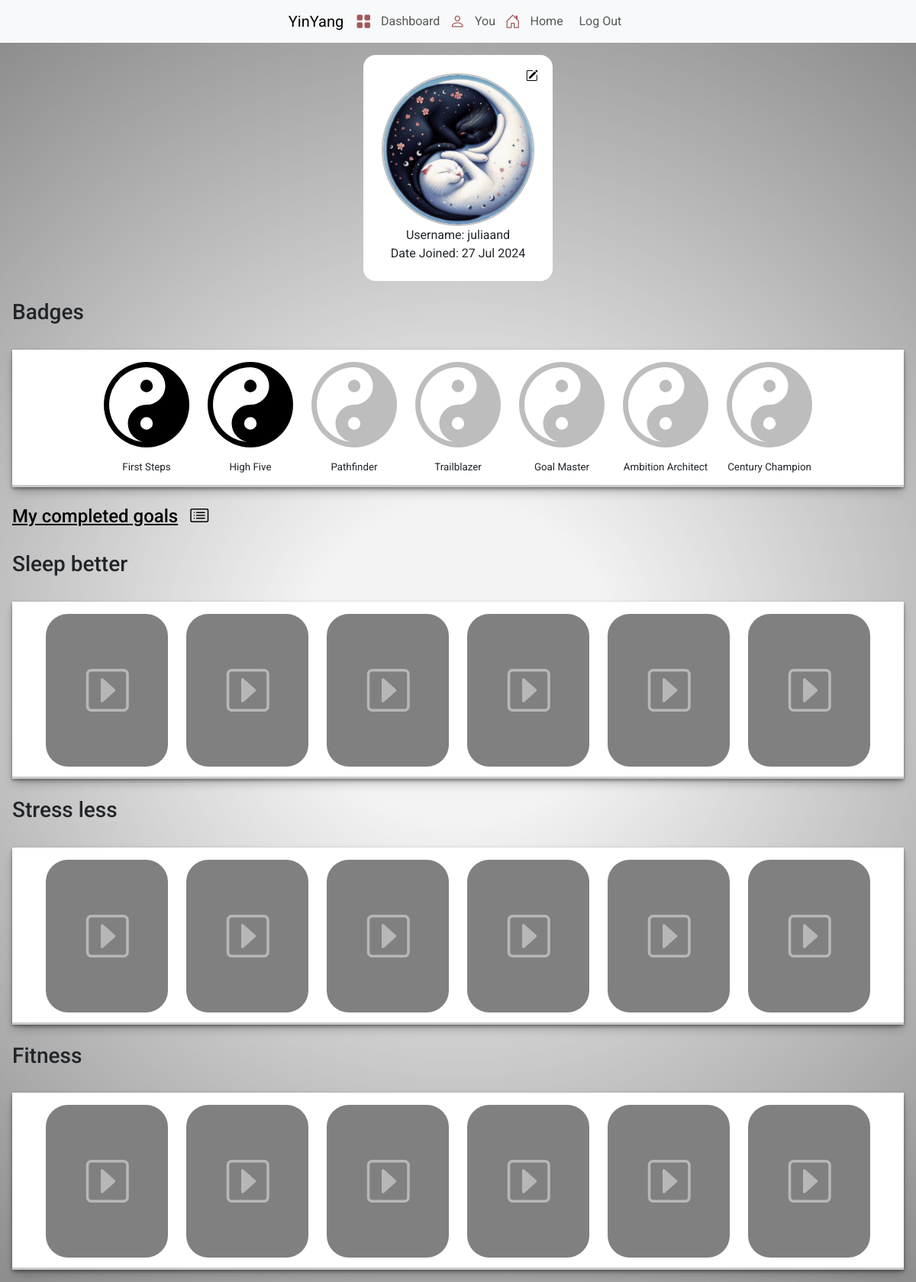
Screenshot of /profile/1 (signed in) with the database file from the repository.
### yinyang/models.py (models this page shows, shortened)
class User(AbstractUser):
   badges = models.IntegerField(default=0)
   image = models.ImageField(upload_to="media", default="fallback.png", blank=True)

### yinyang/views.py (the view)
# urls.py: path("profile/<int:id>", views.profile_view, name="profile"),
@login_required
def profile_view(request, id):
    user = User.objects.get(pk=id)
    earned_badges = Rewards.objects.filter(receiver=user, reward_type="BADGE").values_list("description", flat=True)
    all_badges = [
        {"description": "First goal is completed! Congratulations!", "name": "First Steps"},
        {"description": "You completed 5 goals! Keep up the good work!", "name": "High Five"},
        {"description": "You completed 10 goals!", "name": "Pathfinder"},
        {"description": "You completed 20 goals!", "name": "Trailblazer"},
        {"description": "You completed 40 goals!", "name": "Goal Master"},
        {"description": "You completed 60 goals!", "name": "Ambition Architect"},
        {"description": "You completed 100 goals! Amazing!", "name": "Century Champion"},
    ]
    return render(request, "yinyang/profile.html", {
        "user": user,
        "earned_badges": earned_badges,
        "all_badges": all_badges
    })

### yinyang/templates/yinyang/profile.html (shortened to what this page needs)
{% extends "yinyang/layout.html" %}
{% load static %}
{% block body %}
<div id="profile-flex">
  <div class="profile-card-flex">
    <div id="profile-card">
      <button type="button" id="edit-image-btn" data-user-id="{{ user.id }}">
        <i class="bi bi-pencil-square"></i>
      </button>
      <div class="profile-pic">
        <img src="{% if user.image != 'fallback.png' %}{{ user.image.url }}{% else %}{% static 'yinyang/styles/fallback.png' %}{% endif %}" alt="Profile Image">
      </div>
      <div>Username: {{ user.username }} </div>
      <div>Date Joined: {{ user.date_joined|date:"d M Y" }}</div>
    </div>
  </div>
  <h3>
    Badges
  </h3>
  <div id="rewards-list">
    {% for badge in all_badges %}
      <div class="r-badge">
        <svg xmlns="http://www.w3.org/2000/svg" width="7rem" height="7rem" fill="currentColor" class="bi bi-yin-yang {% if badge.description in earned_badges %}earned{% else %}unearned{% endif %}" data-bs-toggle="tooltip" data-bs-placement="right" data-bs-title="{{ badge.description }}" viewBox="0 0 16 16">
          <path d="M9.167 4.5a1.167 1.167 0 1 1-2.334 0 1.167 1.167 0 0 1 2.334 0"/>
          <path d="M8 0a8 8 0 1 0 0 16A8 8 0 0 0 8 0M1 8a7 7 0 0 1 7-7 3.5 3.5 0 1 1 0 7 3.5 3.5 0 1 0 0 7 7 7 0 0 1-7-7m7 4.667a1.167 1.167 0 1 1 0-2.334 1.167 1.167 0 0 1 0 2.334"/>
        </svg>
        <span>{{ badge.name }}</span>
      </div>
    {% endfor %}
  </div>
  <h4><a href="{% url 'completed_goals_list' user.id%}" style="color: rgb(0, 0, 0);">My completed goals<i class="bi bi-card-list"></i></a></h4>
  <h3>
    Sleep better
  </h3>
  <div id="sleep-flex">
    <div class="sleep-tile"><i class="bi bi-caret-right-square"></i></div>
    <div class="sleep-tile"><i class="bi bi-caret-right-square"></i></div>
    <div class="sleep-tile"><i class="bi bi-caret-right-square"></i></div>
    <div class="sleep-tile"><i class="bi bi-caret-right-square"></i></div>
    <div class="sleep-tile"><i class="bi bi-caret-right-square"></i></div>
    <div class="sleep-tile"><i class="bi bi-caret-right-square"></i></div>
  </div>
  <h3>
    Stress less
  </h3>
  <div id="stress-flex">
    <div class="stress-tile"><i class="bi bi-caret-right-square"></i></div>
    <div class="stress-tile"><i class="bi bi-caret-right-square"></i></div>
    <div class="stress-tile"><i class="bi bi-caret-right-square"></i></div>
    <div class="stress-tile"><i class="bi bi-caret-right-square"></i></div>
    <div class="stress-tile"><i class="bi bi-caret-right-square"></i></div>
    <div class="stress-tile"><i class="bi bi-caret-right-square"></i></div>
  </div>
  <h3>
    Fitness
  </h3>
  <div id="fitness-flex">
    <div class="fitness-tile"><i class="bi bi-caret-right-square"></i></div>
    <div class="fitness-tile"><i class="bi bi-caret-right-square"></i></div>
    <div class="fitness-tile"><i class="bi bi-caret-right-square"></i></div>
    <div class="fitness-tile"><i class="bi bi-caret-right-square"></i></div>
    <div class="fitness-tile"><i class="bi bi-caret-right-square"></i></div>
    <div class="fitness-tile"><i class="bi bi-caret-right-square"></i></div>
  </div>
</div>
{% endblock %}

### yinyang/static/yinyang/styles/index.css (style rules this page uses)
html, body { margin: 0; padding: 0; width: 100%; height: 100%; }
html { scroll-behavior: smooth; height: 100%; overflow-x: hidden; }
body { font-family: "Roboto", sans-serif; background-image: url('background.jpeg'); background-position: center; background-size:cover; text-size-adjust: auto; background-repeat: no-repeat; height: 100vh; min-height: 100vh; }

### yinyang/static/yinyang/styles/profile.css (style rules this page uses)
#profile-flex { display: flex; flex-direction: column; background-color: rgba(248, 248, 248, 0.4); padding: 1rem; gap: 1.5rem; }
.profile-card-flex { display: flex; justify-content: center; }
#profile-card { position: relative; display: flex; flex-direction: column; background-color: white; max-width: 300px; max-height: 300px; justify-items: center; align-items: center; padding: 1.5rem; border-radius: 1rem; }
#rewards-list, #sleep-flex, #stress-flex, #fitness-flex { display: flex; flex-direction: row; gap: 1.5rem; justify-content: center; background-color: white; padding: 1rem; box-shadow: rgba(0, 0, 0, 0.4) 0px 2px 4px, rgba(0, 0, 0, 0.3) 0px 7px 13px -3px, rgba(0, 0, 0, 0.2) 0px -3px 0px inset; overflow-x: hidden; }
.sleep-tile, .stress-tile, .fitness-tile { height: 200px; width: 160px; background-color: grey; border-radius: 1.8rem; flex: 0 0 auto; }
.bi-yin-yang { color: rgb(189, 189, 189); }
.earned { color: black; }
.r-badge { display: flex; flex-direction: column; align-items: center; justify-content: center; gap: 1rem; }
.r-badge span { font-size: smaller; text-wrap: wrap; text-align: center; }
.profile-pic { width: 200px; height: 200px; overflow: hidden; border-radius: 50%; border: solid 2px rgb(192, 192, 192); }
.profile-pic img { width: 100%; height: 100%; object-fit: cover; object-position: center; border-radius: 50%; z-index: 1; }
#edit-image-btn { position: absolute; right: 1rem; top:1rem; background-color: transparent; border: none; margin: 0; padding: 0 0.2rem 0 0.2rem; z-index: 10; }
.bi-caret-right-square { position: relative; left:33%; top: 30%; font-size: 350%; color: rgba(237, 237, 237, 0.5); }
.bi-card-list { margin-left: 1rem; padding: 0; }

### yinyang/static/yinyang/styles/completed_goals_list.css (style rules this page uses)
:root { --main-line-color: hsl(234, 62%, 86%); --side-line-color: hsl(350, 100%, 91%); --paper-color: hsl(0, 15%, 95%); --ink-color: hsl(0, 0%, 12%); --line-thickness: 3px; --top-space: 4lh; }

### rows the page displays
User: image (picture), username "juliaand", date_joined "27 Jul 2024"

### other values shown
{{ badge.name }} "First Steps" "High Five" "Pathfinder" "Trailblazer" "Goal Master" "Ambition Architect" "Century Champion"
